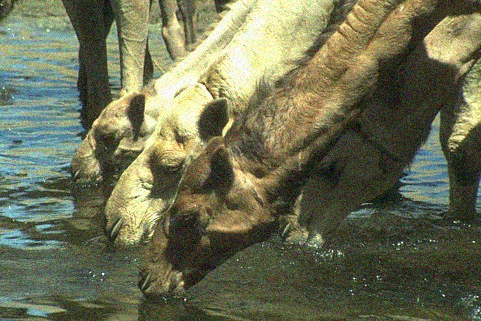
#> input picture Denoising/data/BSD68/noisy15/0003.png, 481 x 321 px
$ jupyter execute --allow-errors Denoising.ipynb
#> lines starting #> are read from the running program, lines starting #| are printed output that depends on the picture
[cell 1]
import numpy as np

import pywt
import cv2
import os
from skimage.metrics import peak_signal_noise_ratio, structural_similarity

# For display (optional)
import matplotlib.pyplot as plt

[cell 2]
BSD68_DIR = "./data/BSD68/"
CLEAN_DIR = os.path.join(BSD68_DIR, "original_png")
NOISY_DIR = os.path.join(BSD68_DIR, "noisy25")

def load_images(folder):
    imgs = []
    fnames = sorted(os.listdir(folder))
    for fname in fnames:
        path = os.path.join(folder, fname)
        img = cv2.imread(path, cv2.IMREAD_GRAYSCALE)
        if img is None:
            continue
        img = img.astype(np.float32) / 255.0
        imgs.append(img)
    return imgs, fnames

#> (the rest of this cell did not finish here and is left out)

[cell 3]
def soft_threshold(x, lam):
    return np.sign(x) * np.maximum(np.abs(x) - lam, 0)
# [20 lines left out: function wavelet_denoise_once, not called in this run]

[cell 4]
wavelets = ["db2", "db4", "sym8"]

# [6 lines left out: function multi_wavelet_pocs, not called in this run]

[cell 5]
# [4 lines left out: function evaluate, not called in this run]

[cell 6]
# --- Fix shape mismatch ---
# [6 lines left out: function match_size, not called in this run]

[cell 7]
sigma = 25  # matches noisy25

idx = 0
#> (the rest of this cell did not finish here and is left out)

[cell 8]
plt.figure(figsize=(12,4))
plt.subplot(1,3,1)
#> (the rest of this cell did not finish here and is left out)

[cell 9]
# [18 lines left out: function evaluate_dataset, not called in this run]

# Run evaluation on full BSD68
sigma = 25
#> (the rest of this cell did not finish here and is left out)

[cell 10]
NOISY15_DIR = os.path.join(BSD68_DIR, "noisy15")
NOISY50_DIR = os.path.join(BSD68_DIR, "noisy50")

noisy15_imgs, _ = load_images(NOISY15_DIR)
#> call 2 of load_images, with folder = './data/BSD68/noisy15'
#> in load_images (call 2), `img = cv2.imread(path, cv2.IMREAD_GRAYSCALE)`:
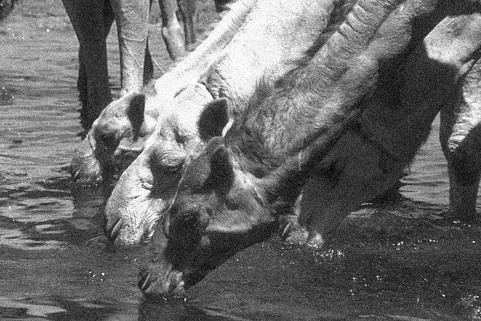
#> img: shape (321, 481); min 0, max 255, mean 106.6
#> noisy15_imgs = 1 item
#> (the rest of this cell did not finish here and is left out)


# Evaluate sigma=15
sigma = 15
psnr15, ssim15 = evaluate_dataset(clean_imgs, noisy15_imgs, sigma, wavelets)
avg_psnr15 = np.mean(psnr15)
avg_ssim15 = np.mean(ssim15)
print("σ=15 → Avg PSNR:", avg_psnr15)
print("σ=15 → Avg SSIM:", avg_ssim15)

# Evaluate sigma=50
sigma = 50
psnr50, ssim50 = evaluate_dataset(clean_imgs, noisy50_imgs, sigma, wavelets)
avg_psnr50 = np.mean(psnr50)
avg_ssim50 = np.mean(ssim50)
print("σ=50 → Avg PSNR:", avg_psnr50)
print("σ=50 → Avg SSIM:", avg_ssim50)
